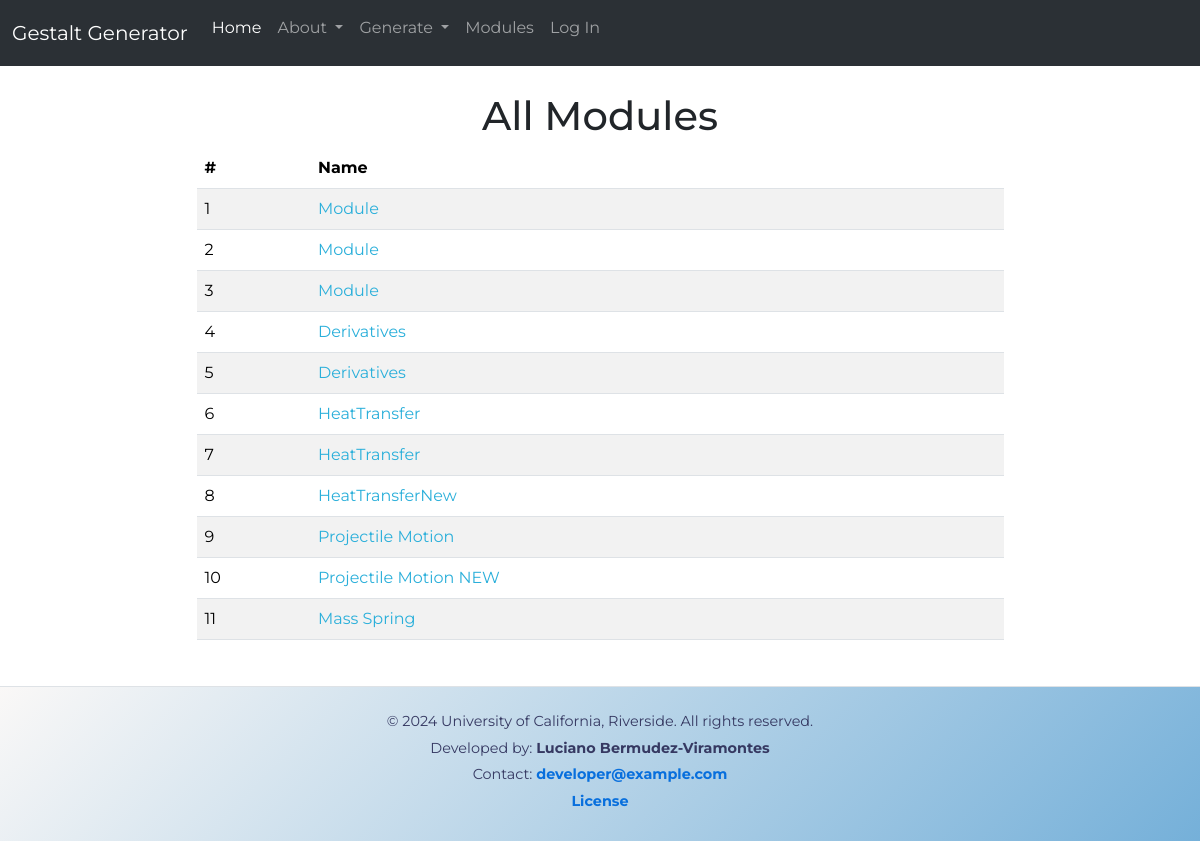
The page /retrieve_modules on the database as committed earlier.
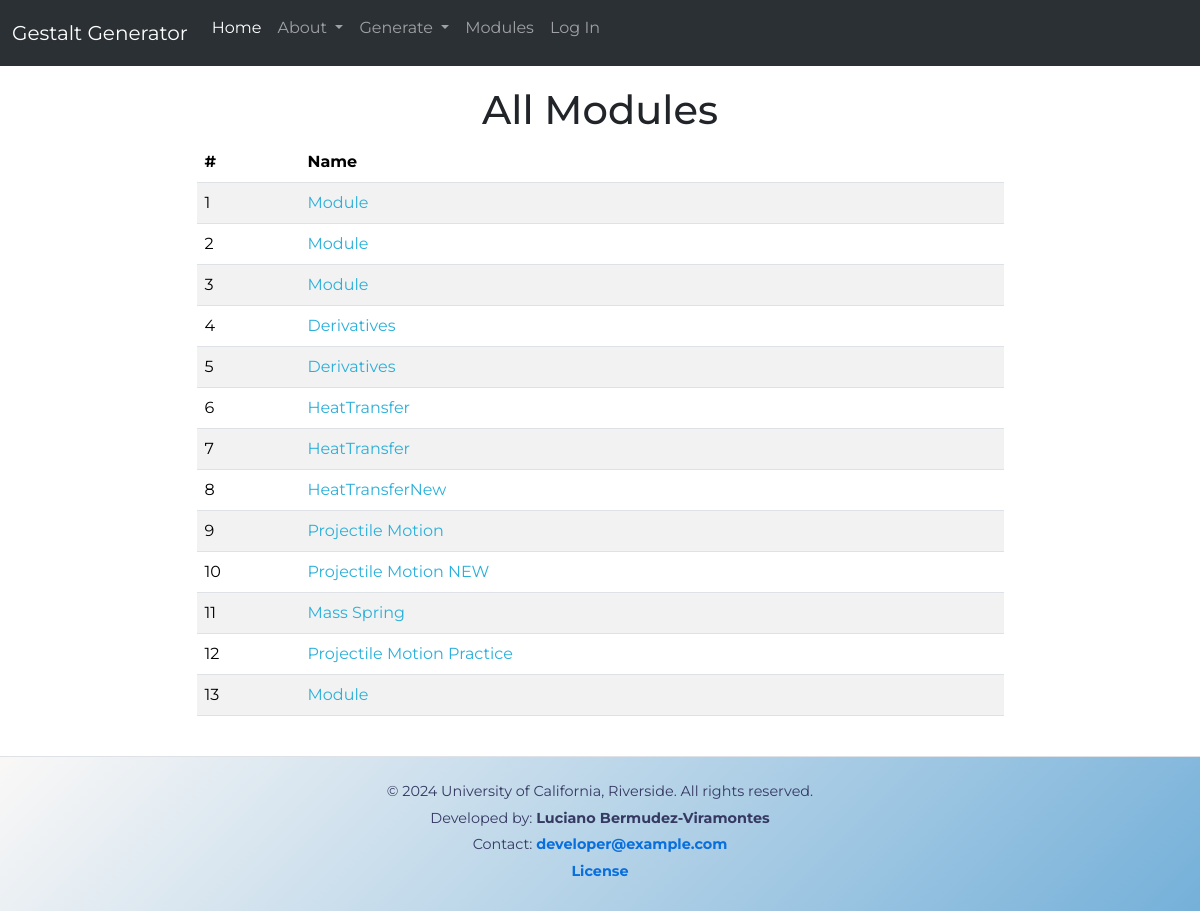
The same page on the database as committed later.
### app/db_models/models.py (models this page shows, shortened)
class EduModule(db.Model):
    __tablename__ = "edu_module"
    id = db.Column(db.Integer, primary_key=True)
    name = db.Column(db.String(256), nullable=False)
    folders = db.relationship("Folder", backref="edu_module", lazy=True)

### app/routes/module_retrieval/module_retrieval.py (the view)
@module_retrieval_bp.route("/retrieve_modules", methods=['GET', 'POST'])
def view_modules():
    modules = EduModule.query.all()
    module_data = []
    for module in modules:
        module_data.append({
            'id': module.id,
            'name': module.name,
        })
    print(f"This is the module data {module_data}")
    return render_template("view_modules.html", modules=module_data)

### app/templates/view_modules.html
{% extends "base.html" %}
{% block content %}
<div class="table-container">
    <h1 class="text-center">All Modules</h1>
    <table class="table table-striped">
        <thead>
            <tr>
                <th scope="col">#</th>
                <th scope="col">Name</th>
            </tr>
        </thead>
        <tbody>
            {% for module in modules %}
            <tr>
                <td>{{ module.id }}</td>
                <td><a
                        href="{{ url_for('module_retrieval_bp.view_module_details',module_name= module.name, module_id = module.id) }}">{{
                        module.name }}</a></td>
            </tr>
            {% endfor %}
        </tbody>
    </table>
</div>
{% endblock %}

### app/templates/base.html (shortened to what this page needs)
<!doctype html>
<html lang="en">
<head>
    {% block css %}
    <link href="https://cdn.jsdelivr.net/npm/bootstrap@5.3.3/dist/css/bootstrap.min.css" rel="stylesheet"
>
    <link href="{{ url_for('static', filename='css/styles.css') }}" rel="stylesheet">
    <link href="{{ url_for('static', filename='css/lecture-style.css') }}" rel="stylesheet">
    {% endblock %}
</head>
<body class="d-flex flex-column min-vh-100">
    {% block navbar %}
    <nav class="navbar navbar-expand-lg bg-body-tertiary" data-bs-theme="dark">
        <div class="container-fluid">
            <a class="navbar-brand" href="#">Gestalt Generator</a>
            <div class="collapse navbar-collapse" id="navbarNavDropdown">
                <ul class="navbar-nav">
                    <li class="nav-item">
                        <a class="nav-link active" aria-current="page" href="{{ url_for('routes.home') }}">Home</a>
                    </li>
                    <li class="nav-item dropdown">
                        <a class="nav-link dropdown-toggle" href="#" role="button" data-bs-toggle="dropdown"
                            aria-expanded="false">
                            About
                        </a>
                    </li>
                    <li class="nav-item dropdown">
                        <a class="nav-link dropdown-toggle" href="#" role="button" data-bs-toggle="dropdown"
                            aria-expanded="false">
                            Generate
                        </a>
                    </li>
                    <li class="nav-item">
                        <a class="nav-link" href="{{ url_for('module_retrieval_bp.view_modules') }}">Modules</a>
                    </li>
                    {% if current_user.is_authenticated %}
                    <li class="nav-item-inline"><a class="nav-link" href="{{ url_for('auth.logout') }}">Log Out</a></li>
                    {% else %}
                    <li class="nav-item-inline"><a class="nav-link" href="{{ url_for('auth.login') }}">Log In</a></li>
                    {% endif %}
                </ul>
            </div>
        </div>
    </nav>
    {% endblock %}
    <div class="container">
        {% block content %}
        {% endblock %}
    </div>
    <footer class="custom_footer text-center border-top py-4 mt-auto">
        <div class="container">
            <p>&copy; 2024 University of California, Riverside. All rights reserved.</p>
            <p>Developed by: <strong>Luciano Bermudez-Viramontes</strong></p>
            <p>Contact: <a href="mailto:developer@example.com" class="footer-link">developer@example.com</a></p>
            <p><a href="{{ url_for('routes.license') }}" target="_blank" class="footer-link">License</a></p>
        </div>
    </footer>
</body>
</html>

### app/static/css/styles.css (style rules this page uses)
:root { --light-shades: #FAF8F7; --light-accent: #EEAF48; --main-brand-color: #75B0D9; --dark-accent: #2AAFDA; --dark-shades: #363962; }
body { font-family: "Montserrat", sans-serif; font-optical-sizing: auto; font-size: 16px; }
.custom_footer { background: linear-gradient(135deg,var(--dark-shades) 0%,var(--light-shades) 0%, var(--main-brand-color) 100%);; color: var(--dark-shades); border-top: 1px solid #e9ecef; padding: 20px 0; font-size: 0.9rem; margin-top: 30px; }
.custom_footer .container { max-width: 1140px; margin: 0 auto; }
.custom_footer p { margin-bottom: 5px; }
.footer-link { color: #086fdd; text-decoration: none; font-weight: bold; transition: color 0.3s ease; }
.table-container { min-height: calc(100vh - 200px); padding: 20px; margin-bottom: 20px; display: flex; flex-direction: column; justify-content: center; align-items: center; }
.table { width: 75%; margin: 0 auto; }
.table a { text-decoration: none; color:var(--dark-accent) }
ul { padding-left: 20px; list-style-type: disc; margin-bottom: 20px; }
li { font-size: 1rem; margin-bottom: 10px; line-height: 1.5; }

### app/static/css/lecture-style.css (style rules this page uses)
body { font-size: 16px; }

Rows that differ between the two databases and show on the page:
added EduModule: id "12", name "Projectile Motion Practice"
added EduModule: id "13", name "Module"
